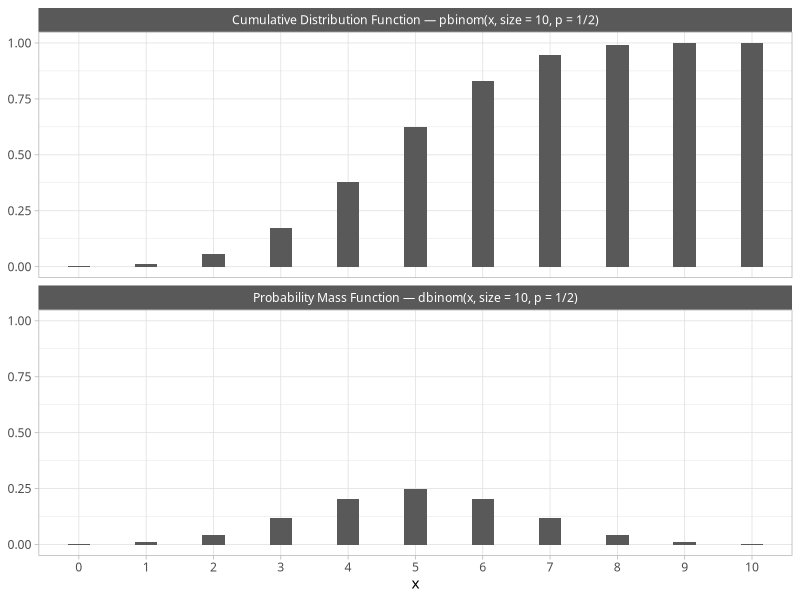
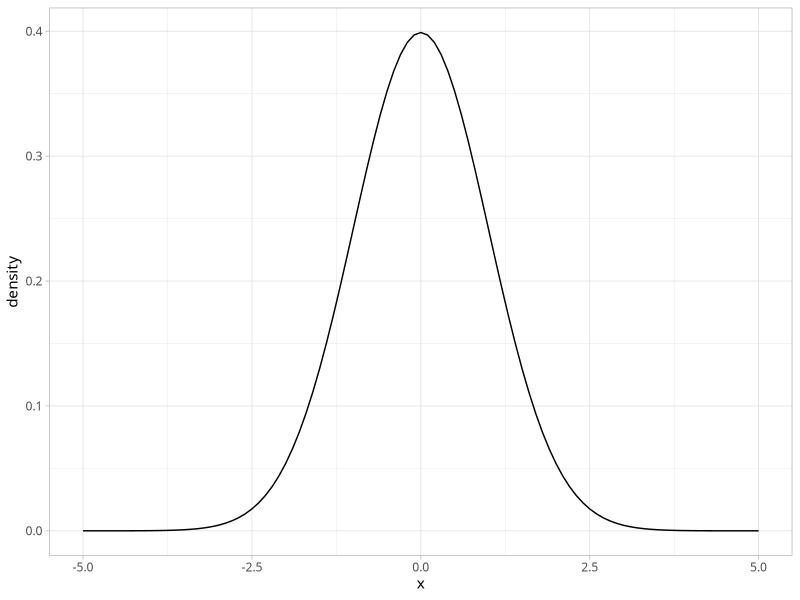
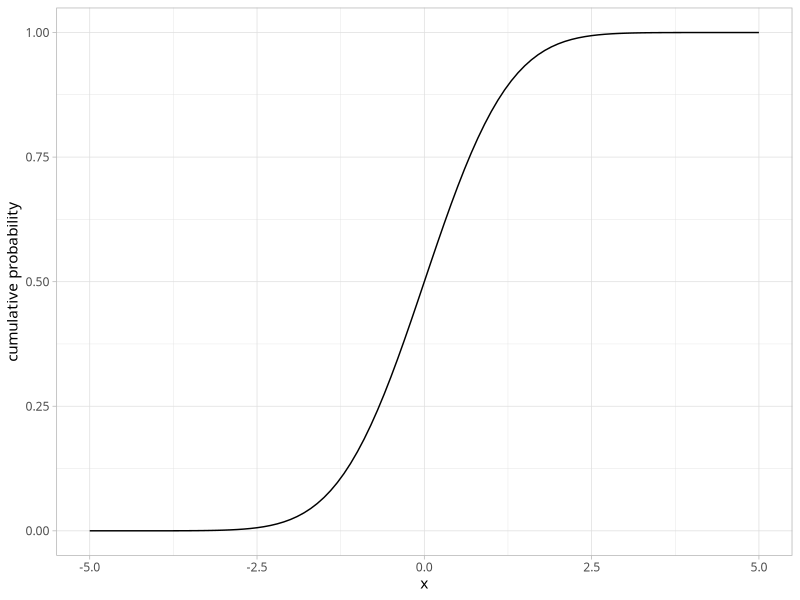
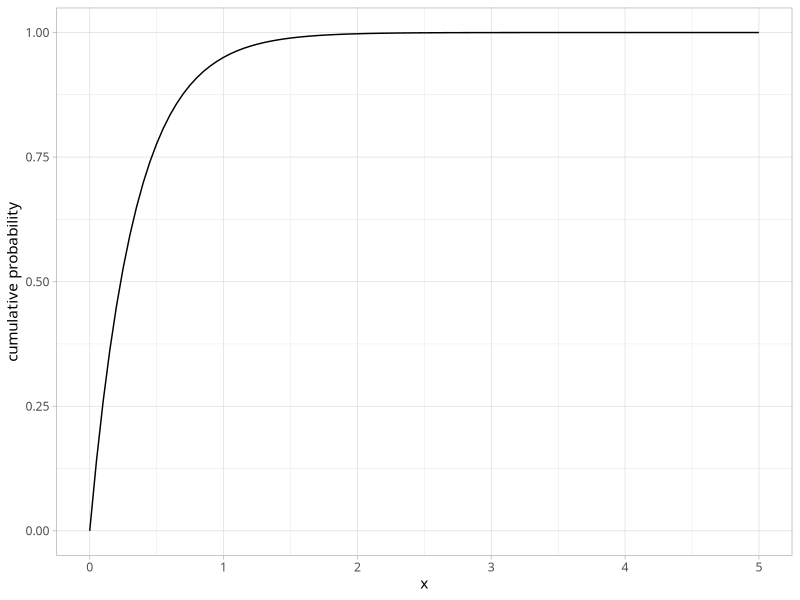
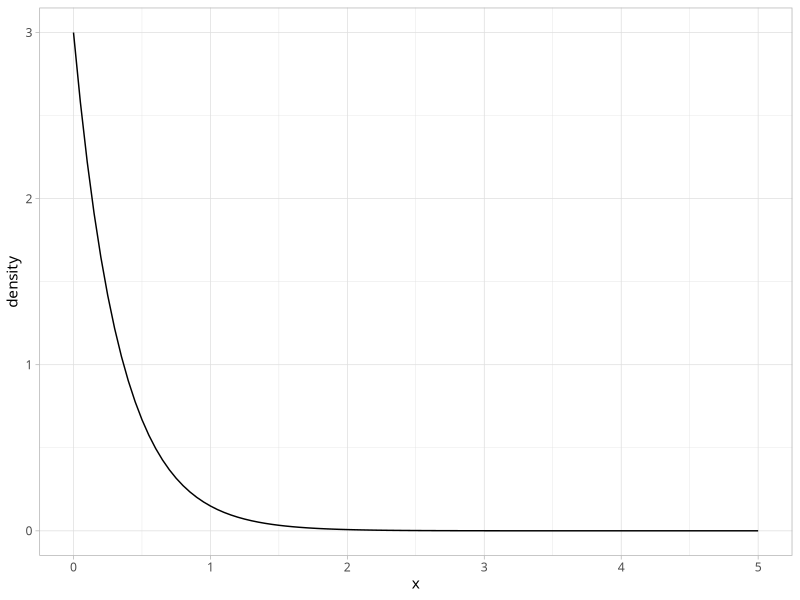

The R script that drew these images, in order:
## ---- chunk 1
#| message: false
#| code-fold: true
#| code-summary: "Set up"

library(tidyverse)
theme_set(
  theme_light(base_family = "Optima") + 
  theme(strip.background = element_rect(fill = "#595959"))
)
## ---- chunk 2
    pnorm(q = 1.25)
    qnorm(p = 0.8943502)
## ---- chunk 3
#| fig-height: 5
#| code-fold: true

tibble(x = 0:10) |> 
  mutate(
    "Probability Mass Function — dbinom(x, size = 10, p = 1/2)" = 
      dbinom(x, size = 10, p = 1/2),
    "Cumulative Distribution Function — pbinom(x, size = 10, p = 1/2)" = 
      pbinom(x, size = 10, p = 1/2)
  ) |>
  mutate(x = factor(x)) |> 
  pivot_longer(!x, names_to = "distribution") |> 
  ggplot(aes(x, value)) + 
  geom_col(width = 1/3) +
  facet_wrap(~distribution, ncol = 1) + 
  labs(y = NULL)
## ---- chunk 4
dbinom(x = c(-2, -1, 0, 1, 2, 3), size = 1, prob = 0.75)
## ---- chunk 5
pbinom(q = c(-2, -1, 0, 1, 2, 3), size = 1, prob = 0.75)
## ---- chunk 6
dbinom(x = seq(-1, 5), size = 4, prob = 0.75)
## ---- chunk 7
pbinom(q = seq(-1, 5), size = 4, prob = 0.75)
## ---- chunk 8
cumsum(dbinom(x = seq(-1, 5), size = 4, prob = 0.75))
## ---- chunk 9
draws <- rbinom(n = 1e4, size = 12, prob = 0.5) 
## ---- chunk 10
mean(draws == 7)  ## approx
dbinom(x = 7, size = 12, prob = 0.5)
## ---- chunk 11
mean(draws <= 8)  ## approx
pbinom(q = 8, size = 12, prob = 0.5)
## ---- chunk 12
mean(draws %in% c(1, 4, 9)) ## approx
sum(dbinom(x = c(1, 4, 9), size = 12, prob = 0.5))
## ---- chunk 13
#| code-fold: true

ggplot() + 
  xlim(-5, 5) + 
  geom_function(fun = dnorm) + 
  labs(y = "density", x = "x")
## ---- chunk 14
#| code-fold: true

ggplot() + 
  xlim(-5, 5) + 
  geom_function(fun = pnorm) + 
  labs(y = "cumulative probability", x = "x")
## ---- chunk 15
pnorm(q = 0, mean = 0, sd = 2)
integrate(dnorm, lower = -Inf, upper = 0, mean = 0, sd = 2)
## ---- chunk 16
draws <- rnorm(1e5, mean = 0, sd = 2)
mean(draws <= 0) ## approx
## ---- chunk 17
ggplot() + 
  xlim(0, 5) + 
  geom_function(fun = function(x) pexp(x, rate = 3)) + 
  labs(y = "cumulative probability", x = "x")
## ---- chunk 18
ggplot() + 
  xlim(0, 5) + 
  geom_function(fun = function(x) dexp(x, rate = 3)) +
  labs(y = "density", x = "x")
## ---- chunk 19
draws <- rnorm(1e4, mean = 2, sd = 5)
## ---- chunk 20
mean(draws == 7)  ## approx
## ---- chunk 21
integrate(dnorm, mean = 2, sd = 5, lower = 3, upper = 7)
mean(3 < draws & draws < 7)
## ---- chunk 22
mean(draws <= 8)  ## approx
pnorm(8, mean = 2, sd = 5)
## ---- chunk 23
1 - integrate(dnorm, mean = 2, sd = 5, lower = -2, upper = 2)$value
mean(draws < -2 | draws > 2)  ## approx
## ---- chunk 24
qexp(p = 0.5, rate = 3)         ## finding the median
pexp(q = 0.2310491, rate = 3)   ## verifying the median
draws <- rexp(1e5, rate = 3)    ## finding the median using random draws
quantile(draws, 0.5)            ## approx
